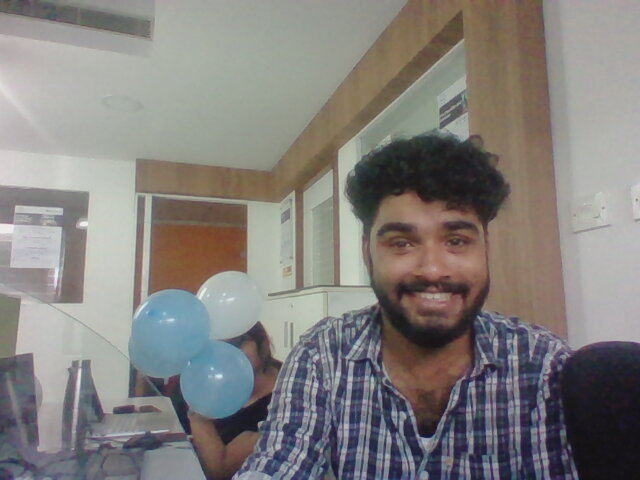
#> input picture FACE_REC/eval/2023-08-21-104257.jpg, 640 x 480 px, found by its file name
$ python face_rec_SIFT.py
#> lines starting #> are read from the running program, lines starting #| are printed output that depends on the picture
import cv2
import numpy as np
import os

# Function to detect and crop face from an image
def detect_and_crop_face(image, face_cascade):
    faces = face_cascade.detectMultiScale(image, 1.3, 5)
    if len(faces) == 0:
        return image
    x, y, w, h = faces[0]
    return image[y:y+h, x:x+w]

# Load the face cascade for face detection
face_cascade = cv2.CascadeClassifier('FACE_REC/haar_face.xml')

# Load the input image

input_image = cv2.imread('FACE_REC/eval/2023-08-21-104257.jpg', cv2.IMREAD_GRAYSCALE)
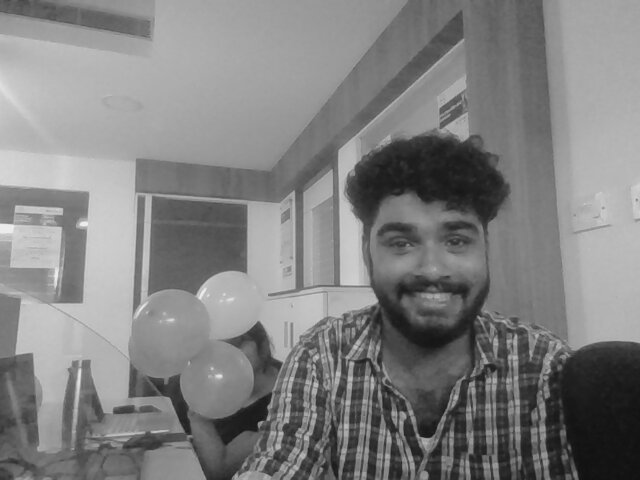
#> input_image: shape (480, 640); min 14, max 242, mean 128.5
cropped_input = detect_and_crop_face(input_image, face_cascade)
#> in detect_and_crop_face, `faces = face_cascade.detectMultiScale(image, 1.3, 5)`: faces = [[334, 163, 189, 189]]
#> in detect_and_crop_face, `x, y, w, h = faces[0]`: x = 334; y = 163; w = 189
#> in detect_and_crop_face, `return image[y:y+h, x:x+w]`:
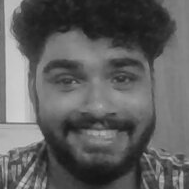
#> returned value: shape (189, 189); min 21, max 211, mean 95.6
cv2.imshow('Cropped Input', cropped_input)

# Get a list of dataset image paths from the 'dataset' folder
dataset_folder = 'FACE_REC/dataset/new_db'
dataset_image_paths = [os.path.join(dataset_folder, filename) for filename in os.listdir(dataset_folder)]

# Initialize SIFT detector and descriptor
sift = cv2.SIFT_create()

# Find the keypoints and descriptors for the cropped input image
keypoints_input, descriptors_input = sift.detectAndCompute(cropped_input, None)
#> keypoints_input = 192 keypoints; strongest (x, y, size): (36, 137, 10.4), (31, 169, 3.5), (33, 31, 25.4), (12, 44, 10.2)

# Initialize a brute-force matcher
bf = cv2.BFMatcher()

best_match_image = None
best_match_distance = float('inf')

# Iterate through the dataset images
for dataset_image_path in dataset_image_paths:
    dataset_image = cv2.imread(dataset_image_path, cv2.IMREAD_GRAYSCALE)
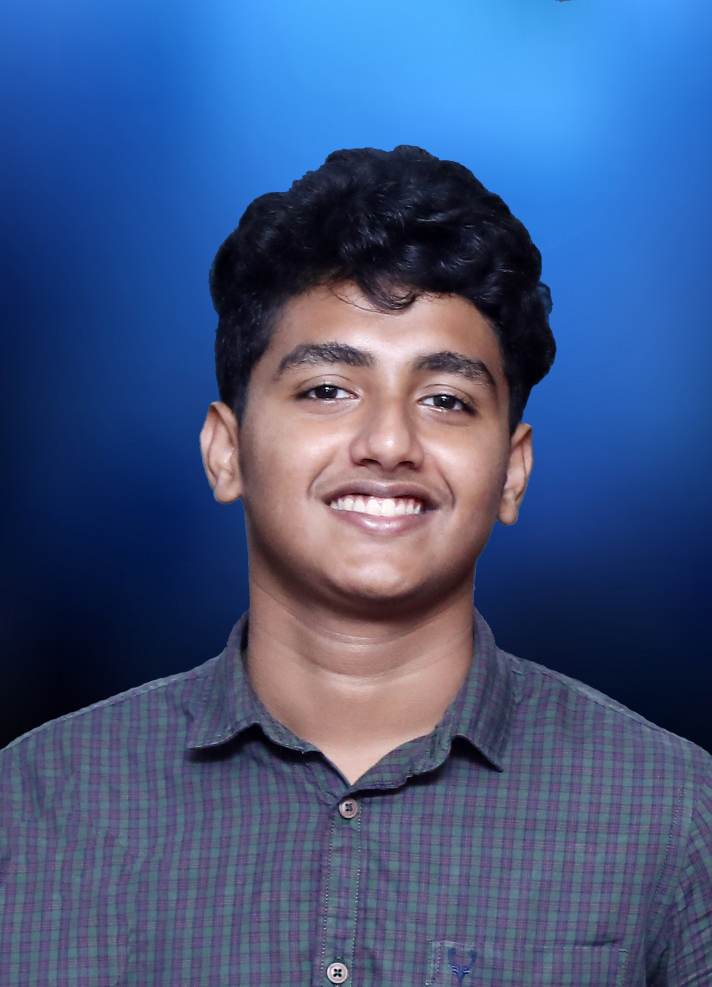
#> input picture FACE_REC/new_db/AB.jpg, 1423 x 1973 px, found by its file name (shown at 1/2 size)
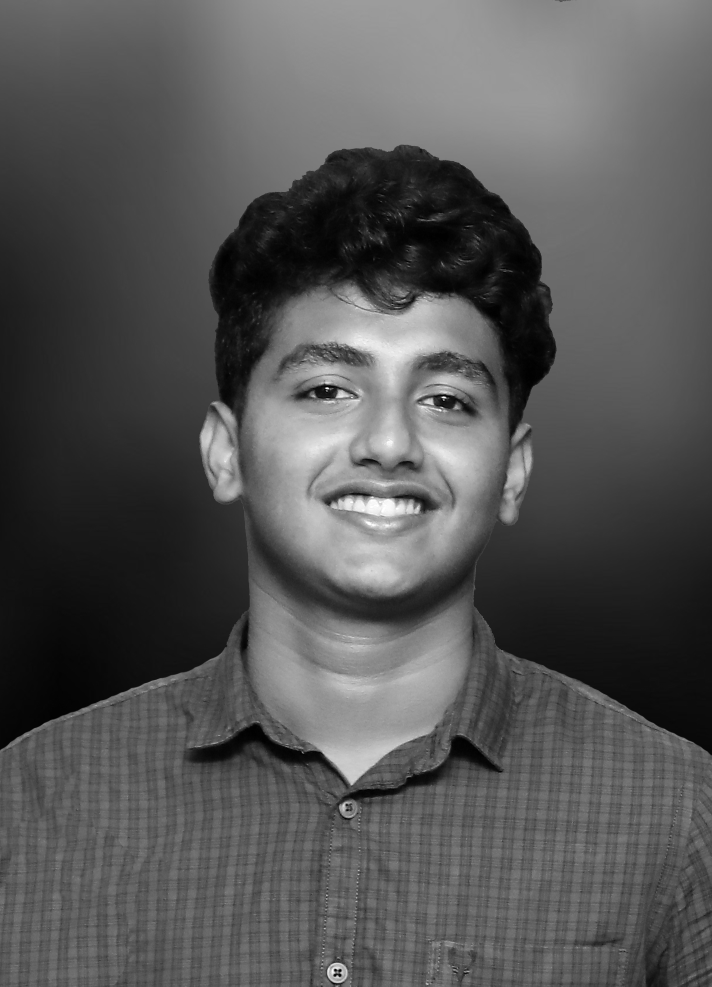
#> dataset_image: shape (1973, 1423) (shown at 1/2 size); min 0, max 255, mean 85.4

    # Find the keypoints and descriptors for the dataset image
    keypoints_dataset, descriptors_dataset = sift.detectAndCompute(dataset_image, None)
#> keypoints_dataset = 1756 keypoints; strongest (x, y, size): (654, 776, 3.3), (680, 1941, 3.9), (670, 1950, 3.8), (680, 1950, 4.1)

    # Match descriptors using BFMatcher
    matches = bf.knnMatch(descriptors_input, descriptors_dataset, k=2)
#> matches = 192 matches

    # Apply ratio test to find good matches
    good_matches = []
    for m, n in matches:
        if m.distance < 0.55 * n.distance:
            good_matches.append(m)
#> after the loop, good_matches = []

    # Calculate the distance of good matches
    if len(good_matches) > 0:
        distance = sum([match.distance for match in good_matches]) / len(good_matches)
    else:
        distance = float('inf')

    # Update best match if the current image is more similar
    if distance < best_match_distance:
        best_match_distance = distance
        best_match_image = dataset_image
#> pass 2 of the loop `for dataset_image_path in dataset_image_paths:`:
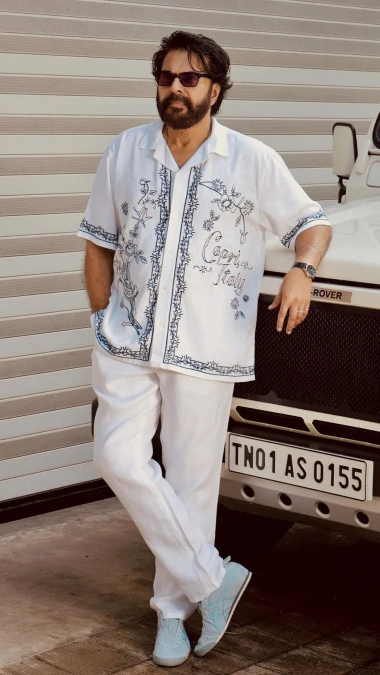
#> input picture FACE_REC/new_db/Mammooty.jpg, 759 x 1350 px, found by its file name (shown at 1/2 size)
#> `dataset_image = cv2.imread(dataset_image_path, cv2.IMREAD_GRAYSCALE)`:
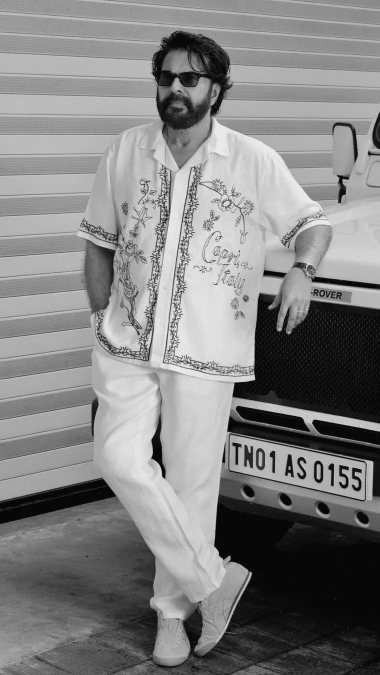
#> dataset_image: shape (1350, 759) (shown at 1/2 size); min 0, max 252, mean 130.2
#> keypoints_dataset = 2759 keypoints; strongest (x, y, size): (663, 934, 8.1), (545, 909, 8), (327, 951, 5.7), (579, 937, 3.4)
#> pass 3 of the loop `for dataset_image_path in dataset_image_paths:`:
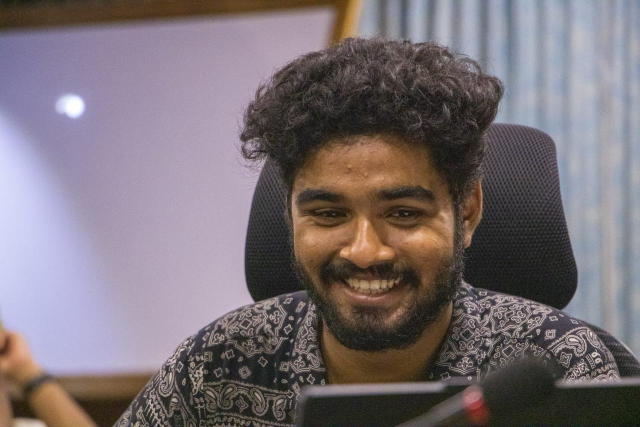
#> input picture FACE_REC/new_db/RK.jpg, 1280 x 854 px, found by its file name (shown at 1/2 size)
#> `dataset_image = cv2.imread(dataset_image_path, cv2.IMREAD_GRAYSCALE)`:
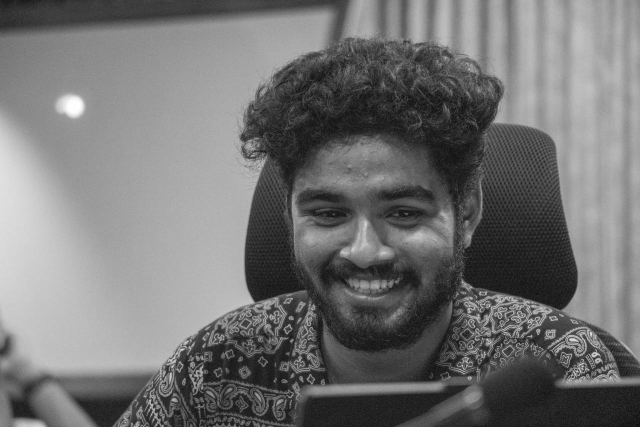
#> dataset_image: shape (854, 1280) (shown at 1/2 size); min 3, max 255, mean 114.5
#> keypoints_dataset = 5371 keypoints; strongest (x, y, size): (1157, 741, 2), (1151, 744, 1.9), (1177, 739, 2.5), (145, 212, 29.8)

# Display the best match image
#> (the run stopped early here; a loop or call above may not have finished)
